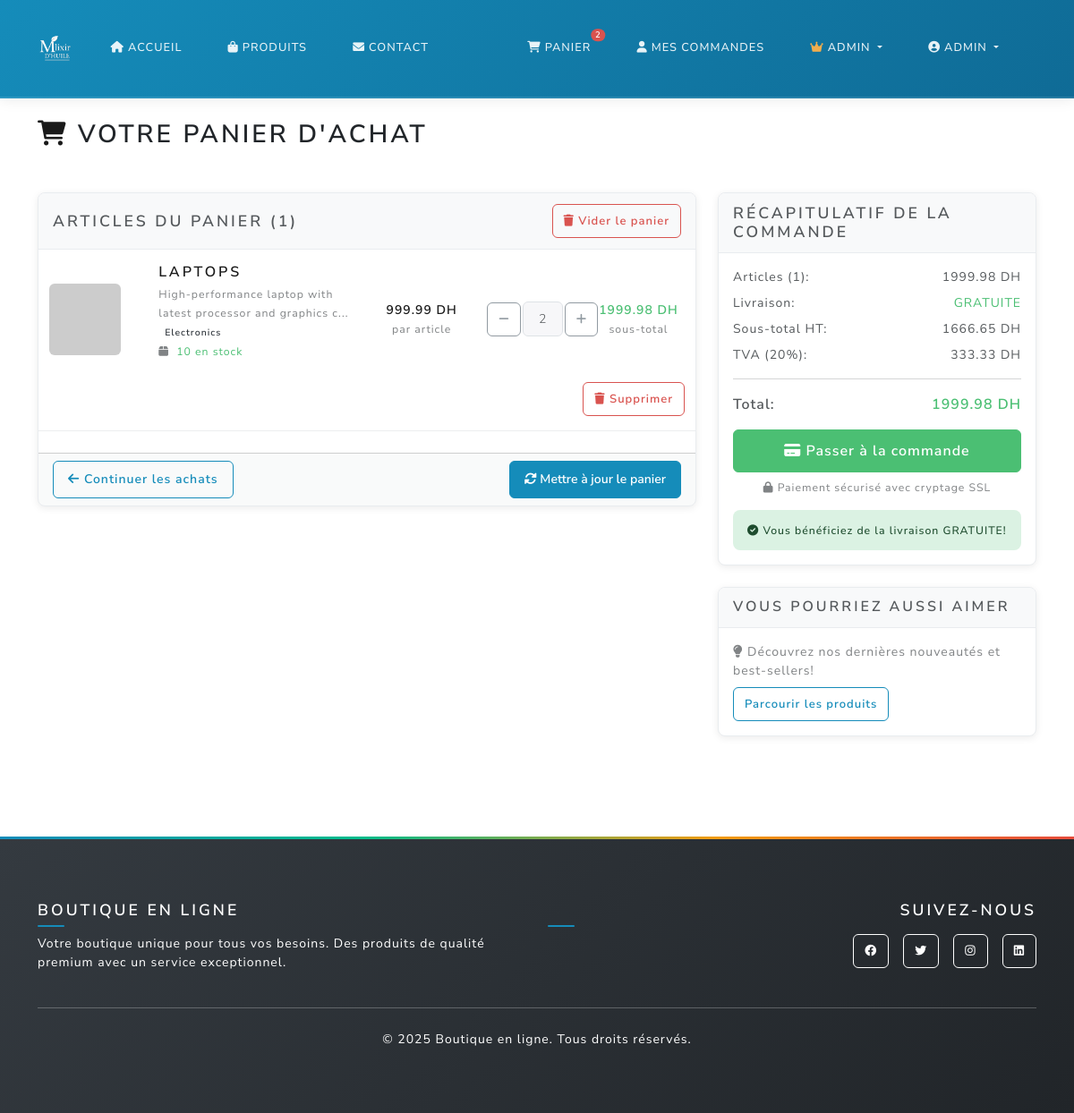
/cart (signed in), run on the app's committed database.
### main.py (models this page shows)
class User(UserMixin, db.Model):
    id = db.Column(db.Integer, primary_key=True)
    username = db.Column(db.String(80), unique=True, nullable=False)
    email = db.Column(db.String(120), unique=True, nullable=False)
    password_hash = db.Column(db.String(120), nullable=False)
    phone = db.Column(db.String(20), nullable=True)
    address = db.Column(db.Text, nullable=True)
    is_admin = db.Column(db.Boolean, default=False)
    orders = db.relationship('Order', backref='user', lazy=True)

class Product(db.Model):
    id = db.Column(db.Integer, primary_key=True)
    name = db.Column(db.String(100), nullable=False)
    description = db.Column(db.Text, nullable=False)
    price = db.Column(db.Float, nullable=False)
    image_url = db.Column(db.String(200), default='https://via.placeholder.com/300x200')
    stock = db.Column(db.Integer, default=0)
    category = db.Column(db.String(50), nullable=False)

class ShippingSettings(db.Model):
    id = db.Column(db.Integer, primary_key=True)
    free_shipping_threshold = db.Column(db.Float, nullable=False, default=500.0)  # 500 DH
    standard_shipping_cost = db.Column(db.Float, nullable=False, default=30.0)  # 30 DH
    express_shipping_cost = db.Column(db.Float, nullable=False, default=60.0)  # 60 DH
    tax_rate = db.Column(db.Float, nullable=False, default=0.2)  # 20% VAT
    currency = db.Column(db.String(5), nullable=False, default='DH')
    updated_by = db.Column(db.Integer, db.ForeignKey('user.id'), nullable=True)
    updated_at = db.Column(db.DateTime, default=db.func.current_timestamp())

### main.py (the view)
@app.route('/cart')
@login_required
def cart():
    cart_items_query = db.session.query(Cart, Product)\
        .join(Product, Cart.product_id == Product.id)\
        .filter(Cart.user_id == current_user.id)\
        .order_by(Cart.created_at.desc())\
        .all()
    cart_items = []
    total = 0
    for cart_item, product in cart_items_query:
        if product.stock <= 0:
            db.session.delete(cart_item)
            continue
        if cart_item.quantity > product.stock:
            cart_item.quantity = product.stock
            db.session.commit()
        subtotal = product.price * cart_item.quantity
        cart_items.append({
            'cart_item': cart_item,
            'product': product,
            'quantity': cart_item.quantity,
            'subtotal': subtotal
        })
        total += subtotal
    db.session.commit()
    return render_template('cart.html', cart_items=cart_items, total=total)

### templates/cart.html (shortened to what this page needs)
{% extends "base.html" %}
{% block content %}
<div class="container py-4">
  <div class="row">
    <div class="col-12">
      <h2 class="mb-4">
        <i class="fas fa-shopping-cart text-primary"></i>
        Votre panier d'achat
      </h2>
    </div>
  </div>
  {% if cart_items %}
  <div class="row">
    <div class="col-lg-8">
      <div class="card">
        <div class="card-header d-flex justify-content-between align-items-center">
          <h5 class="mb-0">Articles du panier ({{ cart_items|length }})</h5>
          <a href="{{ url_for('clear_cart') }}" class="btn btn-outline-danger btn-sm"
             onclick="return confirm('Êtes-vous sûr de vouloir vider votre panier?')">
            <i class="fas fa-trash"></i> Vider le panier
          </a>
        </div>
        <div class="card-body p-0">
          <form method="POST" action="{{ url_for('update_cart') }}">
            {% for item in cart_items %}
            <div class="row align-items-center border-bottom py-3 mx-0">
              <div class="col-md-2 col-sm-3">
                <img src="{{ item.product.image_url }}"
                     alt="{{ item.product.name }}"
                     class="img-fluid rounded"
                     style="width: 80px; height: 80px; object-fit: cover;"
                     onerror="this.src='https://via.placeholder.com/80x80?text=No+Image';">
              </div>
              <div class="col-md-4 col-sm-9">
                <h6 class="mb-1">
                  <a href="{{ url_for('product_detail', product_id=item.product.id) }}"
                     class="text-decoration-none">
                    {{ item.product.name }}
                  </a>
                </h6>
                <small class="text-muted">{{ item.product.description[:60] }}...</small>
                <br>
                <span class="badge bg-secondary">{{ item.product.category }}</span>
                <br>
                <small class="text-muted">
                  <i class="fas fa-box me-1"></i>
                  {% if item.product.stock > 0 %}
                    <span class="text-success">{{ item.product.stock }} en stock</span>
                  {% else %}
                    <span class="text-danger">Rupture de stock</span>
                  {% endif %}
                </small>
              </div>
              <div class="col-md-2 col-6 text-center">
                <div class="fw-bold text-primary">
                  {{ "%.2f"|format(item.product.price) }} DH
                </div>
                <small class="text-muted">par article</small>
              </div>
              <div class="d-inline-flex align-items-center" style="gap: 2px; max-width: 120px;">
                <button style="width: 40px;" type="button" class="btn btn-outline-secondary btn-sm"
                  onclick="changeQuantity('quantity_{{ item.product.id }}', -1)">
                  <i class="fas fa-minus"></i>
                </button>
                <input type="number" id="quantity_{{ item.product.id }}"
                  name="quantity_{{ item.product.id }}"
                  value="{{ item.quantity }}"
                  min="1"
                  max="{{ item.product.stock }}"
                  class="form-control form-control-sm text-center quantity-input"
                  style="width: 45px;"
                  data-price="{{ item.product.price }}"
                  onchange="updateSubtotal({{ item.product.id }})">
                <button style="width: 40px;" type="button" class="btn btn-outline-secondary btn-sm"
                  onclick="changeQuantity('quantity_{{ item.product.id }}', 1)"
                  {% if item.quantity >= item.product.stock %}disabled{% endif %}>
                  <i class="fas fa-plus"></i>
                </button>
              </div>
              <div class="col-md-2 col-6 text-center">
                <div class="fw-bold text-success" id="subtotal_{{ item.product.id }}">
                  {{ "%.2f"|format(item.subtotal) }} DH
                </div>
                <small class="text-muted">sous-total</small>
              </div>
              <div class="col-md-12 col-6 mt-2 text-end">
                <a href="{{ url_for('remove_from_cart', product_id=item.product.id) }}"
                   class="btn btn-outline-danger btn-sm"
                   onclick="return confirm('Supprimer {{ item.product.name }} du panier?')">
                  <i class="fas fa-trash"></i> Supprimer
                </a>
              </div>
            </div>
            {% endfor %}
            <div class="card-footer">
              <div class="d-flex justify-content-between align-items-center">
                <a href="{{ url_for('products') }}" class="btn btn-outline-primary">
                  <i class="fas fa-arrow-left"></i> Continuer les achats
                </a>
                <button type="submit" class="btn btn-primary">
                  <i class="fas fa-sync-alt"></i> Mettre à jour le panier
                </button>
              </div>
            </div>
          </form>
        </div>
      </div>
    </div>
    <div class="col-lg-4">
      <div class="card">
        <div class="card-header">
          <h5 class="mb-0">Récapitulatif de la commande</h5>
        </div>
        <div class="card-body">
          <div class="d-flex justify-content-between mb-2">
            <span>Articles ({{ cart_items|length }}):</span>
            <span id="itemsTotal">{{ "%.2f"|format(total) }} DH</span>
          </div>
          <div class="d-flex justify-content-between mb-2">
            <span>Livraison:</span>
            <span class="text-success" id="shipping">
              {% if total >= free_shipping_threshold %}
                GRATUITE
              {% else %}
                {{ "%.2f"|format(standard_shipping_cost) }} DH
              {% endif %}
            </span>
          </div>
          {% set subtotal_ht = total / (1 + tax_rate) %}
          {% set tax_amount = total - subtotal_ht %}
          <div class="d-flex justify-content-between mb-2">
            <span>Sous-total HT:</span>
            <span id="subtotalHT">{{ "%.2f"|format(subtotal_ht) }} DH</span>
          </div>
          <div class="d-flex justify-content-between mb-3">
            <span>TVA ({{ "%.0f"|format(tax_rate * 100) }}%):</span>
            <span id="tax">{{ "%.2f"|format(tax_amount) }} DH</span>
          </div>
          <hr>
          {% set shipping_amount = 0 if total >= free_shipping_threshold else standard_shipping_cost %}
          {% set grand_total = total + shipping_amount %}
          <div class="d-flex justify-content-between mb-3">
            <span class="fw-bold fs-5">Total:</span>
            <span class="fw-bold fs-5 text-success" id="grandTotal">
              {{ "%.2f"|format(grand_total) }} DH
            </span>
          </div>
          <div class="d-grid gap-2">
            <a href="{{ url_for('checkout') }}" class="btn btn-success btn-lg">
              <i class="fas fa-credit-card"></i> Passer à la commande
            </a>
            <small class="text-muted text-center">
              <i class="fas fa-lock"></i> Paiement sécurisé avec cryptage SSL
            </small>
          </div>
          {% if total < free_shipping_threshold %}
          <div class="alert alert-info mt-3 mb-0">
            <small>
              <i class="fas fa-info-circle"></i>
              Ajoutez {{ "%.2f"|format(free_shipping_threshold - total) }} DH de plus pour bénéficier de la livraison GRATUITE!
            </small>
          </div>
          {% else %}
          <div class="alert alert-success mt-3 mb-0">
            <small>
              <i class="fas fa-check-circle"></i>
              Vous bénéficiez de la livraison GRATUITE!
            </small>
          </div>
          {% endif %}
        </div>
      </div>
      <div class="card mt-4">
        <div class="card-header">
          <h6 class="mb-0">Vous pourriez aussi aimer</h6>
        </div>
        <div class="card-body">
          <p class="text-muted mb-0">
            <i class="fas fa-lightbulb"></i>
            Découvrez nos dernières nouveautés et best-sellers!
          </p>
          <a href="{{ url_for('products') }}" class="btn btn-outline-primary btn-sm mt-2">
            Parcourir les produits
          </a>
        </div>
      </div>
    </div>
  </div>
  {% endif %}
</div>
{% endblock %}

### templates/base.html (shortened to what this page needs)
<!DOCTYPE html>
<html lang="fr">
  <head>
    <link
      href="https://cdn.jsdelivr.net/npm/bootswatch@5.3.2/dist/lux/bootstrap.min.css"
      rel="stylesheet"
    />
    <link
      href="https://cdnjs.cloudflare.com/ajax/libs/font-awesome/6.0.0/css/all.min.css"
      rel="stylesheet"
    />
    <link
      href="{{ url_for('static', filename='css/style.css') }}"
      rel="stylesheet"
    />
  </head>
  <body>
    <nav class="navbar navbar-expand-lg navbar-dark bg-dark">
      <div class="container">
        <a class="navbar-brand d-flex align-items-center fw-bold" href="{{ url_for('home') }}">
          <img src="{{ url_for('static', filename='img/image1.png') }}"
               alt="E-SHOP Logo"
               style="height:40px; width:auto; border-radius:8px;">
        </a>
        <div class="collapse navbar-collapse" id="navbarNav">
          <ul class="navbar-nav me-auto">
            <li class="nav-item">
              <a class="nav-link" href="{{ url_for('home') }}">
                <i class="fas fa-home me-1"></i>Accueil
              </a>
            </li>
            <li class="nav-item">
              <a class="nav-link" href="{{ url_for('products') }}">
                <i class="fas fa-shopping-bag me-1"></i>Produits
              </a>
            </li>
            <li class="nav-item">
              <a class="nav-link" href="{{ url_for('contact') }}">
                <i class="fas fa-envelope me-1"></i>Contact
              </a>
            </li>
          </ul>
          <ul class="navbar-nav">
            {% if current_user.is_authenticated %}
              <li class="nav-item">
                <a class="nav-link position-relative" href="{{ url_for('cart') }}">
                  <i class="fas fa-shopping-cart me-1"></i>Panier
                  {% if cart_total_quantity is defined and cart_total_quantity > 0 %}
                    <span class="position-absolute top-0 start-100 translate-middle badge rounded-pill bg-danger">
                      {{ cart_total_quantity }}
                    </span>
                  {% elif session.cart and session.cart|length > 0 %}
                    <span class="position-absolute top-0 start-100 translate-middle badge rounded-pill bg-danger">
                      {{ session.cart|length }}
                      <span class="visually-hidden">articles dans le panier</span>
                    </span>
                  {% endif %}
                </a>
              </li>
              <li class="nav-item">
                <a class="nav-link" href="{{ url_for('dashboard') }}">
                  <i class="fas fa-user me-1"></i>Mes commandes
                </a>
              </li>
              {% if current_user.is_admin %}
  <li class="nav-item dropdown">
    <a class="nav-link dropdown-toggle" href="#" role="button" data-bs-toggle="dropdown">
      <i class="fas fa-crown me-1 text-warning"></i>Admin
    </a>
  </li>
{% endif %}
              <li class="nav-item dropdown">
                <a class="nav-link dropdown-toggle" href="#" role="button" data-bs-toggle="dropdown">
                  <i class="fas fa-user-circle me-1"></i>{{ current_user.username }}
                </a>
              </li>
            {% endif %}
          </ul>
        </div>
      </div>
    </nav>
    <main>{% block content %}{% endblock %}</main>
    <footer class="bg-dark text-white py-5 mt-5">
      <div class="container">
        <div class="row">
          <div class="col-md-6">
            <h5 class="fw-bold mb-3">Boutique en ligne</h5>
            <p class="text-white">
              Votre boutique unique pour tous vos besoins. Des produits de qualité
              premium avec un service exceptionnel.
            </p>
          </div>
          <div class="col-md-6 text-md-end">
            <h5 class="fw-bold mb-3">Suivez-nous</h5>
            <div class="d-flex justify-content-md-end gap-3">
              <a href="#" class="btn btn-outline-light btn-sm">
                <i class="fab fa-facebook"></i>
              </a>
              <a href="#" class="btn btn-outline-light btn-sm">
                <i class="fab fa-twitter"></i>
              </a>
              <a href="#" class="btn btn-outline-light btn-sm">
                <i class="fab fa-instagram"></i>
              </a>
              <a href="#" class="btn btn-outline-light btn-sm">
                <i class="fab fa-linkedin"></i>
              </a>
            </div>
          </div>
        </div>
        <hr class="my-4" />
        <div class="text-center">
          <p class="text-white mb-0">
            &copy; <span id="year"></span> Boutique en ligne. Tous droits réservés.
          </p>
        </div>
      </div>
    </footer>
    <div aria-live="polite" aria-atomic="true" class="position-relative">
      <div class="toast-container position-fixed top-0 end-0 p-3" style="z-index: 9999;" id="toastContainer">
      </div>
    </div>
  </body>
</html>

### data on the page
User: username "ADMIN"
Product: product.name "LAPTOPS", product "High-performance laptop with latest processor and graphics c", product.category "Electronics", product.stock "10", product.price "999.99"
ShippingSettings: tax_rate*100 "20"

### other printed values
{{ cart_total_quantity }} "2"
{{ cart_items|length }} "1"
{{ "%.2f"|format(item.subtotal) }} "1999.98"
{{ "%.2f"|format(total) }} "1999.98"
{{ "%.2f"|format(subtotal_ht) }} "1666.65"
{{ "%.2f"|format(tax_amount) }} "333.33"
{{ "%.2f"|format(grand_total) }} "1999.98"
